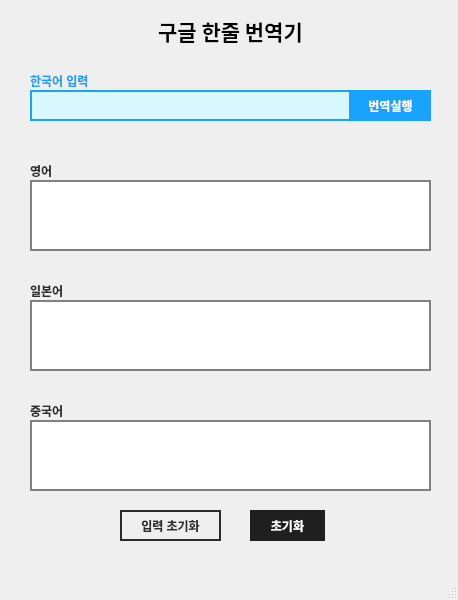
<?xml version="1.0" encoding="UTF-8"?>
<ui version="4.0">
 <class>MainWindow</class>
 <widget class="QMainWindow" name="MainWindow">
  <property name="geometry">
   <rect>
    <x>0</x>
    <y>0</y>
    <width>458</width>
    <height>600</height>
   </rect>
  </property>
  <property name="windowTitle">
   <string>MainWindow</string>
  </property>
  <widget class="QWidget" name="centralwidget">
   <widget class="QLabel" name="label">
    <property name="geometry">
     <rect>
      <x>150</x>
      <y>10</y>
      <width>161</width>
      <height>41</height>
     </rect>
    </property>
    <property name="font">
     <font>
      <family>맑은 고딕</family>
      <pointsize>16</pointsize>
      <weight>75</weight>
      <bold>true</bold>
     </font>
    </property>
    <property name="text">
     <string>구글 한줄 번역기</string>
    </property>
    <property name="alignment">
     <set>Qt::AlignCenter</set>
    </property>
   </widget>
   <widget class="QLabel" name="label_2">
    <property name="geometry">
     <rect>
      <x>30</x>
      <y>70</y>
      <width>91</width>
      <height>21</height>
     </rect>
    </property>
    <property name="font">
     <font>
      <weight>75</weight>
      <bold>true</bold>
     </font>
    </property>
    <property name="layoutDirection">
     <enum>Qt::LeftToRight</enum>
    </property>
    <property name="styleSheet">
     <string notr="true">color:rgb(25, 163, 255);</string>
    </property>
    <property name="text">
     <string>한국어 입력</string>
    </property>
    <property name="alignment">
     <set>Qt::AlignLeading|Qt::AlignLeft|Qt::AlignVCenter</set>
    </property>
   </widget>
   <widget class="QLabel" name="label_3">
    <property name="geometry">
     <rect>
      <x>30</x>
      <y>160</y>
      <width>91</width>
      <height>21</height>
     </rect>
    </property>
    <property name="font">
     <font>
      <weight>75</weight>
      <bold>true</bold>
     </font>
    </property>
    <property name="styleSheet">
     <string notr="true">color: rgb(43, 43, 43);</string>
    </property>
    <property name="text">
     <string>영어</string>
    </property>
   </widget>
   <widget class="QLabel" name="label_4">
    <property name="geometry">
     <rect>
      <x>30</x>
      <y>280</y>
      <width>91</width>
      <height>21</height>
     </rect>
    </property>
    <property name="font">
     <font>
      <weight>75</weight>
      <bold>true</bold>
     </font>
    </property>
    <property name="styleSheet">
     <string notr="true">color: rgb(43, 43, 43);</string>
    </property>
    <property name="text">
     <string>일본어</string>
    </property>
   </widget>
   <widget class="QLabel" name="label_5">
    <property name="geometry">
     <rect>
      <x>30</x>
      <y>400</y>
      <width>91</width>
      <height>21</height>
     </rect>
    </property>
    <property name="font">
     <font>
      <weight>75</weight>
      <bold>true</bold>
     </font>
    </property>
    <property name="styleSheet">
     <string notr="true">color: rgb(43, 43, 43);</string>
    </property>
    <property name="text">
     <string>중국어</string>
    </property>
   </widget>
   <widget class="QTextBrowser" name="eng_input">
    <property name="geometry">
     <rect>
      <x>30</x>
      <y>180</y>
      <width>401</width>
      <height>71</height>
     </rect>
    </property>
    <property name="styleSheet">
     <string notr="true">border:2px solid grey;
</string>
    </property>
   </widget>
   <widget class="QTextBrowser" name="jp_input">
    <property name="geometry">
     <rect>
      <x>30</x>
      <y>300</y>
      <width>401</width>
      <height>71</height>
     </rect>
    </property>
    <property name="styleSheet">
     <string notr="true">border:2px solid grey;</string>
    </property>
   </widget>
   <widget class="QTextBrowser" name="ch_input">
    <property name="geometry">
     <rect>
      <x>30</x>
      <y>420</y>
      <width>401</width>
      <height>71</height>
     </rect>
    </property>
    <property name="styleSheet">
     <string notr="true">border:2px solid grey;</string>
    </property>
   </widget>
   <widget class="QLineEdit" name="kor_input">
    <property name="geometry">
     <rect>
      <x>30</x>
      <y>90</y>
      <width>321</width>
      <height>31</height>
     </rect>
    </property>
    <property name="styleSheet">
     <string notr="true">border: 2px solid rgb(25, 163, 255);
background-color: rgb(217, 247, 255);
</string>
    </property>
   </widget>
   <widget class="QPushButton" name="trans_btn">
    <property name="geometry">
     <rect>
      <x>350</x>
      <y>90</y>
      <width>81</width>
      <height>31</height>
     </rect>
    </property>
    <property name="font">
     <font>
      <family>Arial</family>
      <weight>75</weight>
      <bold>true</bold>
     </font>
    </property>
    <property name="styleSheet">
     <string notr="true">color:#ffffff;
background-color:rgb(25, 163, 255);
border:none;</string>
    </property>
    <property name="text">
     <string>번역실행</string>
    </property>
   </widget>
   <widget class="QPushButton" name="init2_btn">
    <property name="geometry">
     <rect>
      <x>250</x>
      <y>510</y>
      <width>75</width>
      <height>31</height>
     </rect>
    </property>
    <property name="font">
     <font>
      <family>Arial</family>
      <weight>75</weight>
      <bold>true</bold>
     </font>
    </property>
    <property name="styleSheet">
     <string notr="true">color:#ffffff;
background-color: rgb(31, 31, 31);
border:none;</string>
    </property>
    <property name="text">
     <string>초기화</string>
    </property>
   </widget>
   <widget class="QPushButton" name="init1_btn">
    <property name="geometry">
     <rect>
      <x>120</x>
      <y>510</y>
      <width>101</width>
      <height>31</height>
     </rect>
    </property>
    <property name="font">
     <font>
      <family>Arial</family>
      <weight>75</weight>
      <bold>true</bold>
     </font>
    </property>
    <property name="styleSheet">
     <string notr="true">color:#2b2b2b;
border:none;
border:2px solid #2b2b2b;</string>
    </property>
    <property name="text">
     <string>입력 초기화</string>
    </property>
   </widget>
  </widget>
  <widget class="QMenuBar" name="menubar">
   <property name="geometry">
    <rect>
     <x>0</x>
     <y>0</y>
     <width>458</width>
     <height>21</height>
    </rect>
   </property>
  </widget>
  <widget class="QStatusBar" name="statusbar"/>
 </widget>
 <resources/>
 <connections/>
</ui>
